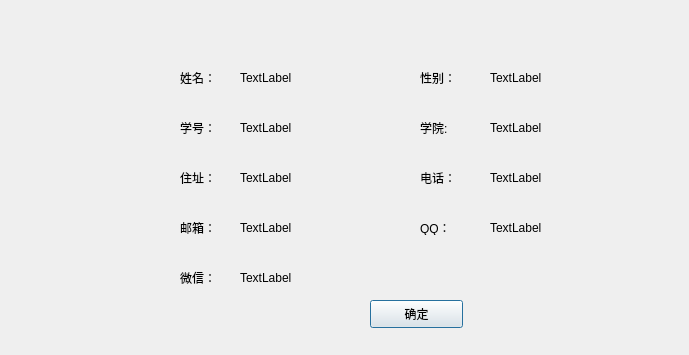
<?xml version="1.0" encoding="UTF-8"?>
<ui version="4.0">
 <class>speInform</class>
 <widget class="QDialog" name="speInform">
  <property name="geometry">
   <rect>
    <x>0</x>
    <y>0</y>
    <width>689</width>
    <height>355</height>
   </rect>
  </property>
  <property name="windowTitle">
   <string>Dialog</string>
  </property>
  <widget class="QLabel" name="label">
   <property name="geometry">
    <rect>
     <x>0</x>
     <y>0</y>
     <width>691</width>
     <height>351</height>
    </rect>
   </property>
   <property name="text">
    <string/>
   </property>
   <property name="pixmap">
    <pixmap resource="photo.qrc">:/new/prefix1/MailList_photos/2.png</pixmap>
   </property>
   <property name="scaledContents">
    <bool>true</bool>
   </property>
  </widget>
  <widget class="QLabel" name="label_2">
   <property name="geometry">
    <rect>
     <x>180</x>
     <y>70</y>
     <width>51</width>
     <height>16</height>
    </rect>
   </property>
   <property name="text">
    <string>姓名：</string>
   </property>
  </widget>
  <widget class="QLabel" name="name">
   <property name="geometry">
    <rect>
     <x>240</x>
     <y>70</y>
     <width>81</width>
     <height>16</height>
    </rect>
   </property>
   <property name="text">
    <string>TextLabel</string>
   </property>
  </widget>
  <widget class="QLabel" name="label_3">
   <property name="geometry">
    <rect>
     <x>420</x>
     <y>70</y>
     <width>68</width>
     <height>15</height>
    </rect>
   </property>
   <property name="text">
    <string>性别：</string>
   </property>
  </widget>
  <widget class="QLabel" name="sex">
   <property name="geometry">
    <rect>
     <x>490</x>
     <y>70</y>
     <width>91</width>
     <height>16</height>
    </rect>
   </property>
   <property name="text">
    <string>TextLabel</string>
   </property>
  </widget>
  <widget class="QLabel" name="label_5">
   <property name="geometry">
    <rect>
     <x>420</x>
     <y>120</y>
     <width>68</width>
     <height>15</height>
    </rect>
   </property>
   <property name="text">
    <string>学院:</string>
   </property>
  </widget>
  <widget class="QLabel" name="academy">
   <property name="geometry">
    <rect>
     <x>490</x>
     <y>120</y>
     <width>91</width>
     <height>16</height>
    </rect>
   </property>
   <property name="text">
    <string>TextLabel</string>
   </property>
  </widget>
  <widget class="QLabel" name="label_7">
   <property name="geometry">
    <rect>
     <x>180</x>
     <y>120</y>
     <width>68</width>
     <height>15</height>
    </rect>
   </property>
   <property name="text">
    <string>学号：</string>
   </property>
  </widget>
  <widget class="QLabel" name="num">
   <property name="geometry">
    <rect>
     <x>240</x>
     <y>120</y>
     <width>101</width>
     <height>16</height>
    </rect>
   </property>
   <property name="text">
    <string>TextLabel</string>
   </property>
  </widget>
  <widget class="QLabel" name="label_9">
   <property name="geometry">
    <rect>
     <x>420</x>
     <y>170</y>
     <width>68</width>
     <height>15</height>
    </rect>
   </property>
   <property name="text">
    <string>电话：</string>
   </property>
  </widget>
  <widget class="QLabel" name="tele">
   <property name="geometry">
    <rect>
     <x>490</x>
     <y>170</y>
     <width>91</width>
     <height>16</height>
    </rect>
   </property>
   <property name="text">
    <string>TextLabel</string>
   </property>
  </widget>
  <widget class="QLabel" name="label_11">
   <property name="geometry">
    <rect>
     <x>180</x>
     <y>170</y>
     <width>68</width>
     <height>15</height>
    </rect>
   </property>
   <property name="text">
    <string>住址：</string>
   </property>
  </widget>
  <widget class="QLabel" name="address">
   <property name="geometry">
    <rect>
     <x>240</x>
     <y>170</y>
     <width>161</width>
     <height>16</height>
    </rect>
   </property>
   <property name="text">
    <string>TextLabel</string>
   </property>
  </widget>
  <widget class="QLabel" name="label_13">
   <property name="geometry">
    <rect>
     <x>180</x>
     <y>220</y>
     <width>68</width>
     <height>15</height>
    </rect>
   </property>
   <property name="text">
    <string>邮箱：</string>
   </property>
  </widget>
  <widget class="QLabel" name="email">
   <property name="geometry">
    <rect>
     <x>240</x>
     <y>220</y>
     <width>151</width>
     <height>16</height>
    </rect>
   </property>
   <property name="text">
    <string>TextLabel</string>
   </property>
  </widget>
  <widget class="QLabel" name="label_15">
   <property name="geometry">
    <rect>
     <x>420</x>
     <y>220</y>
     <width>68</width>
     <height>15</height>
    </rect>
   </property>
   <property name="text">
    <string>QQ：</string>
   </property>
  </widget>
  <widget class="QLabel" name="QQ">
   <property name="geometry">
    <rect>
     <x>490</x>
     <y>220</y>
     <width>121</width>
     <height>16</height>
    </rect>
   </property>
   <property name="text">
    <string>TextLabel</string>
   </property>
  </widget>
  <widget class="QLabel" name="label_17">
   <property name="geometry">
    <rect>
     <x>180</x>
     <y>270</y>
     <width>68</width>
     <height>15</height>
    </rect>
   </property>
   <property name="text">
    <string>微信：</string>
   </property>
  </widget>
  <widget class="QLabel" name="VX">
   <property name="geometry">
    <rect>
     <x>240</x>
     <y>270</y>
     <width>121</width>
     <height>16</height>
    </rect>
   </property>
   <property name="text">
    <string>TextLabel</string>
   </property>
  </widget>
  <widget class="QPushButton" name="pushButton">
   <property name="geometry">
    <rect>
     <x>370</x>
     <y>300</y>
     <width>93</width>
     <height>28</height>
    </rect>
   </property>
   <property name="text">
    <string>确定</string>
   </property>
  </widget>
  <widget class="QLabel" name="label_19">
   <property name="geometry">
    <rect>
     <x>40</x>
     <y>30</y>
     <width>71</width>
     <height>291</height>
    </rect>
   </property>
   <property name="text">
    <string/>
   </property>
   <property name="pixmap">
    <pixmap resource="photo.qrc">:/new/prefix1/MailList_photos/3.png</pixmap>
   </property>
   <property name="scaledContents">
    <bool>true</bool>
   </property>
  </widget>
 </widget>
 <resources>
  <include location="photo.qrc"/>
 </resources>
 <connections/>
</ui>
